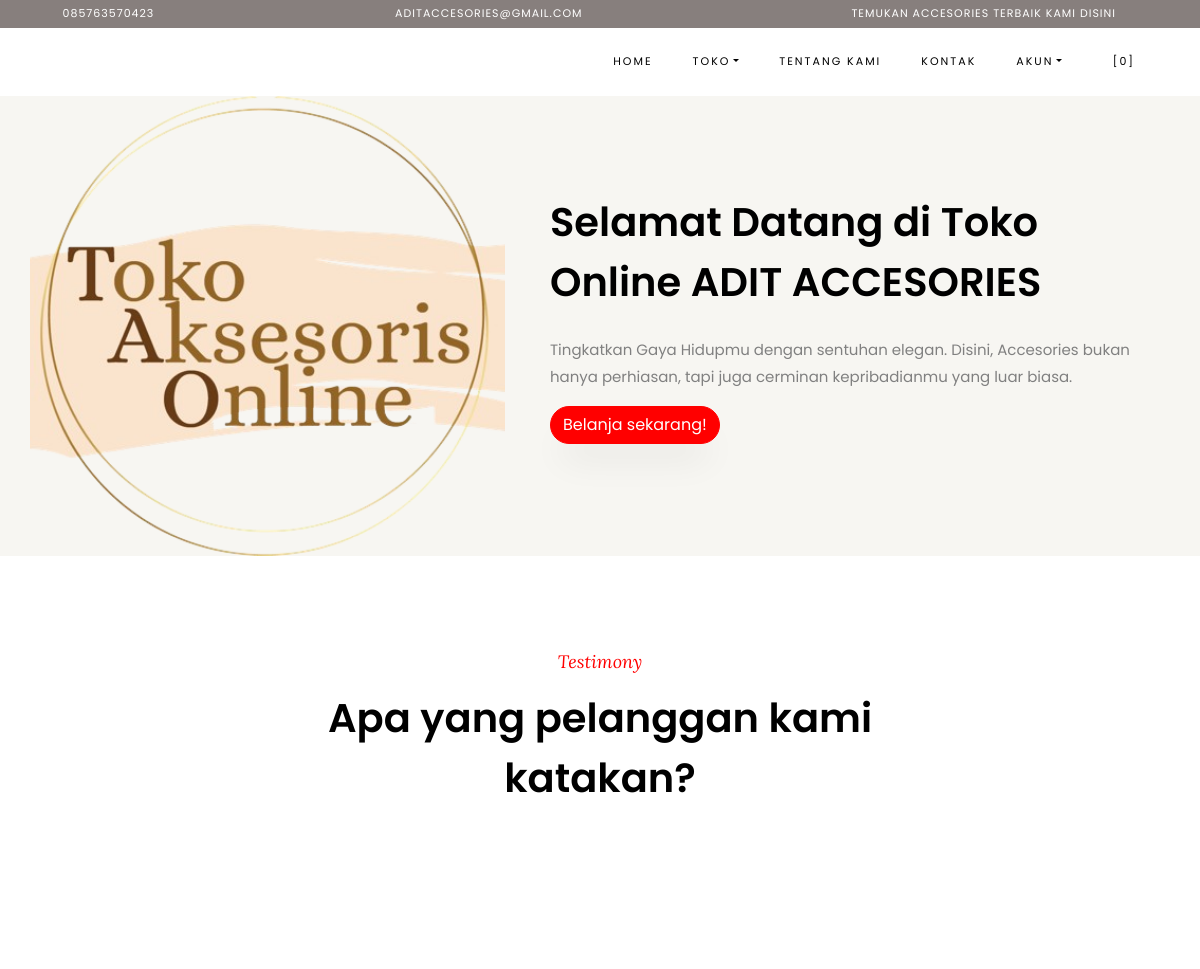
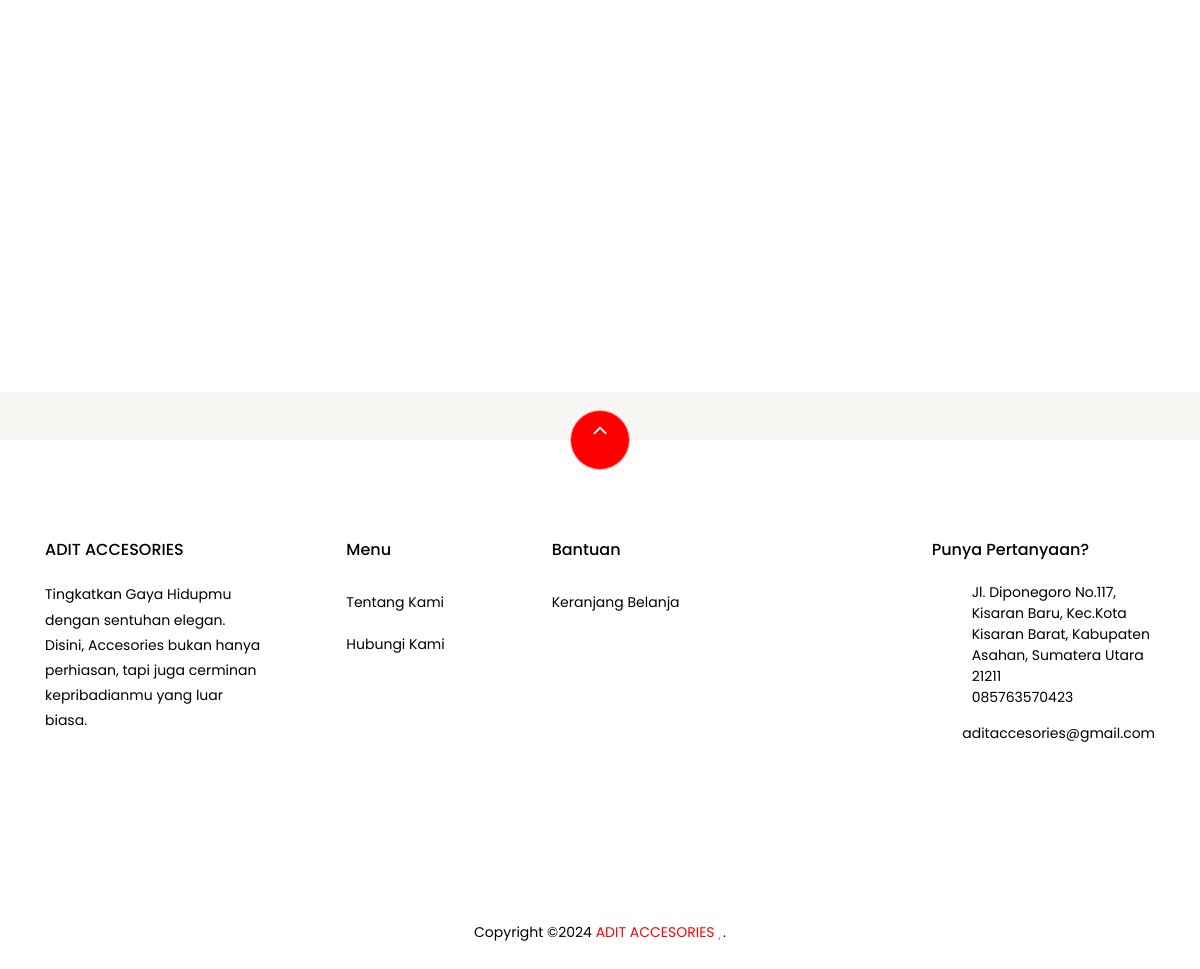
Page /index.php/pages/about on the committed database (2 pictures, top to bottom).
### tables this page shows
CREATE TABLE `settings` (
  `id` int(10) NOT NULL,
  `key` varchar(32) NOT NULL,
  `content` text NOT NULL
);

### application/helpers/themes_helper.php (called while the page is built, shortened)
<?php
if ( ! function_exists('get_theme_name'))
{
    function get_theme_name() {
        $current_theme = get_settings('current_theme_name');
        return ($current_theme) ? $current_theme : false;
    }
}
if ( ! function_exists('get_template_part'))
{
    function get_template_part($file_name = null, $params = array()) {
        if ($file_name !== '') {
            $current_theme = get_theme_name();
            if ( file_exists($file_location = VIEWPATH .'themes/'. $current_theme .'/'. $file_name .'.php')) {
                $CI =& get_instance();
                $CI->load->view('themes/'. $current_theme .'/'. $file_name, $params);
            }
            else {
                echo '<div>Kesalahan: berkas tema <b>'. $file_name .'.php</b> tidak ditemukan.<br>Lokasi berkas: <b>'. $file_location .'</b></div>';
            }
        }
    }
}
if ( ! function_exists('get_header'))
{
    function get_header($params = null, $section = '', $current_section = '') {
        $load_params = array();
        if ( is_null($params)) {
            $load_params['title'] = get_settings('site_name');
        }
        else if ( is_string($params)) {
            $load_params['title'] = $params;
        }
        $load_params['sidebar_section'] = $section;
        $load_params['current_section'] = $current_section;
        get_template_part('header', $load_params);
    }
}
if ( ! function_exists('get_footer'))
{
    function get_footer($params = array()) {
        get_template_part('footer', $params);
    }
}
if ( ! function_exists('get_theme_uri'))
{
    function get_theme_uri($file_name = null, $theme_name = NULL)
    {
        $theme_name = ($theme_name == NULL) ? get_theme_name() : $theme_name;
        return is_null($file_name) ? base_url('assets/themes/'. $theme_name .'/') : base_url('assets/themes/'. $theme_name .'/'. $file_name) ;
    }
}

### application/controllers/Pages.php (called while the page is built, shortened)
<?php
class Pages extends CI_Controller {
    public function about()
    {
        $params['reviews'] = $this->review->get_all_reviews();
        get_header(get_store_name());
        get_template_part('pages/about', $params);
        get_footer();
    }
}

### index.php (called while the page is built, shortened)
<?php
require_once BASEPATH.'core/CodeIgniter.php';

### application/helpers/global_helper.php (called while the page is built, shortened)
<?php
if (!function_exists('get_settings')) {
    function get_settings($key = '')
    {
        $CI = &get_instance();
        $row = $CI->db
            ->select('content')
            ->where('key', $key)
            ->get('settings')
            ->row();
        return $row->content;
    }
}
if (!function_exists('get_store_name')) {
    function get_store_name()
    {
        return get_settings('store_name');
    }
}

### application/helpers/session_helper.php (called while the page is built, shortened)
<?php
if (!function_exists('init')) {
    function init()
    {
        $CI = &get_instance();
        return $CI;
    }
}
if (!function_exists('session_data')) {
    function session_data()
    {
        $CI = init();
        $read_session_in_cookie = get_cookie('__ACTIVE_SESSION_DATA');
        $read_session_in_session = $CI->session->userdata('__ACTIVE_SESSION_DATA');
        if ($read_session_in_cookie) {
            $read_data = $CI->encryption->decrypt($read_session_in_cookie);
            $read_data = json_decode($read_data);
            return $read_data;
        } else if ($read_session_in_session) {
            $read_data = $CI->encryption->decrypt($read_session_in_session);
            $read_data = json_decode($read_data);
            return $read_data;
        } else {
            $default_session = new stdClass();
            $default_session->is_login = FALSE;
            $default_session->user_id = 0;
            $default_session->login_at = 0;
            $default_session->remember_me = FALSE;
            return $default_session;
        }
    }
}

### application/views/themes/vegefoods/pages/about.php (the view, shortened to what this page needs)
  <section class="ftco-section ftco-no-pb ftco-no-pt bg-light">
          <div class="container">
              <div class="row">
                  <div class="col-md-5 p-md-5 img img-2 d-flex justify-content-center align-items-center" style="background-image: url(<?php echo get_theme_uri('images/bg5.jpg'); ?>);">
                  </div>
                  <div class="col-md-7 py-5 wrap-about pb-md-5 ftco-animate">
            <div class="heading-section-bold mb-4 mt-md-5">
                <div class="ml-md-0">
                  <h2 class="mb-4">Selamat Datang di Toko Online <?php echo get_store_name(); ?></h2>
              </div>
            </div>
            <div class="pb-md-5">
                <p><?php echo get_settings('store_description'); ?></p>
                          <p><a href="<?php echo site_url('shop/cart'); ?>" class="btn btn-primary">Belanja sekarang!</a></p>
                      </div>
                  </div>
              </div>
          </div>
      </section>
      <section class="ftco-section testimony-section">
    <div class="container">
      <div class="row justify-content-center mb-5 pb-3">
        <div class="col-md-7 heading-section ftco-animate text-center">
            <span class="subheading">Testimony</span>
          <h2 class="mb-4">Apa yang pelanggan kami katakan?</h2>
        </div>
      </div>
    </div>
  </section>
<section class="ftco-section">
      <div class="container">
          <div class="row no-gutters ftco-services">
  </div>
      </div>
  </section>

### application/third_party/MX/Loader.php (shortened to what this page needs)
<?php (defined('BASEPATH')) OR exit('No direct script access allowed');
class MX_Loader extends CI_Loader
{
	public $_ci_cached_vars = array();
	public function view($view, $vars = array(), $return = FALSE)
	{
		if (method_exists($this, '_ci_object_to_array'))
		{
        	return $this->_ci_load(array('_ci_view' => $view, '_ci_vars' => $this->_ci_object_to_array($vars), '_ci_return' => $return));
		}
		else {
        	return $this->_ci_load(array('_ci_view' => $view, '_ci_vars' => $this->_ci_prepare_view_vars($vars), '_ci_return' => $return));
		}
	}
	public function _ci_load($_ci_data)
	{
		extract($_ci_data);
		if (isset($_ci_view))
		{
			$_ci_path = '';
			$_ci_file = (pathinfo($_ci_view, PATHINFO_EXTENSION)) ? $_ci_view : $_ci_view.EXT;
			foreach ($this->_ci_view_paths as $path => $cascade)
			{
				if (file_exists($view = $path.$_ci_file))
				{
					$_ci_path = $view;
					break;
				}
			}
		}
		elseif (isset($_ci_path))
		{
			$_ci_file = basename($_ci_path);
			if( ! file_exists($_ci_path)) $_ci_path = '';
		}
		if (isset($_ci_vars))
			$this->_ci_cached_vars = array_merge($this->_ci_cached_vars, (array) $_ci_vars);
		extract($this->_ci_cached_vars);
		if ((bool) @ini_get('short_open_tag') === FALSE && CI::$APP->config->item('rewrite_short_tags') == TRUE)
		{
			echo eval('?>'.preg_replace("/;*\s*\?>/", "; ?>", str_replace('<?=', '<?php echo ', file_get_contents($_ci_path))));
		}
		else
		{
			include($_ci_path);
		}
	}
}

### application/views/themes/vegefoods/header.php (shortened to what this page needs)
?><!DOCTYPE html>
<html lang="en">
  <head>
    <link rel="stylesheet" href="<?php echo get_theme_uri('css/open-iconic-bootstrap.min.css'); ?>">
    <link rel="stylesheet" href="<?php echo get_theme_uri('css/animate.css'); ?>">
    <link rel="stylesheet" href="<?php echo get_theme_uri('css/owl.carousel.min.css'); ?>">
    <link rel="stylesheet" href="<?php echo get_theme_uri('css/owl.theme.default.min.css'); ?>">
    <link rel="stylesheet" href="<?php echo get_theme_uri('css/magnific-popup.css'); ?>">
    <link rel="stylesheet" href="<?php echo get_theme_uri('css/aos.css'); ?>">
	<link rel="stylesheet" href="<?php echo get_theme_uri('css/ionicons.min.css'); ?>">
	<link rel="stylesheet" href="<?php echo get_theme_uri('js/plugins/@fortawesome/fontawesome-free/css/all.min.css', 'argon'); ?>">
    <link rel="stylesheet" href="<?php echo get_theme_uri('css/bootstrap-datepicker.css'); ?>">
    <link rel="stylesheet" href="<?php echo get_theme_uri('css/jquery.timepicker.css'); ?>">
    <link rel="stylesheet" href="<?php echo get_theme_uri('css/flaticon.css'); ?>">
    <link rel="stylesheet" href="<?php echo get_theme_uri('css/icomoon.css'); ?>">
	<link rel="stylesheet" href="<?php echo get_theme_uri('css/style.css'); ?>">
	<link rel="stylesheet" href="<?php echo base_url('assets/plugins/toastr/toastr.min.css'); ?>">
  </head>
  <body class="goto-here">
		<div class="py-1 bg-krisna">
    	<div class="container">
    		<div class="row no-gutters d-flex align-items-start align-items-center px-md-0">
	    		<div class="col-lg-12 d-block">
		    		<div class="row d-flex">
		    			<div class="col-md pr-4 d-flex topper align-items-center">
					    	<div class="icon mr-2 d-flex justify-content-center align-items-center"><span class="icon-phone2"></span></div>
						    <span class="text"><?php echo get_settings('store_phone_number'); ?></span>
					    </div>
					    <div class="col-md pr-4 d-flex topper align-items-center">
					    	<div class="icon mr-2 d-flex justify-content-center align-items-center"><span class="icon-paper-plane"></span></div>
						    <span class="text"><?php echo get_settings('store_email'); ?></span>
					    </div>
					    <div class="col-md-5 pr-4 d-flex topper align-items-center text-lg-right">
						    <span class="text"><?php echo get_settings('store_tagline'); ?></span>
					    </div>
				    </div>
			    </div>
		    </div>
		  </div>
    </div>
    <nav class="navbar navbar-expand-lg navbar-dark ftco_navbar bg-dark ftco-navbar-light" id="ftco-navbar">
	    <div class="container">
	      <div class="collapse navbar-collapse" id="ftco-nav">
	        <ul class="navbar-nav ml-auto">
	          <li class="nav-item active"><a href="<?php echo base_url(); ?>" class="nav-link">Home</a></li>
	          <li class="nav-item dropdown">
              <a class="nav-link dropdown-toggle" href="#" id="dropdown04" data-toggle="dropdown" aria-haspopup="true" aria-expanded="false">Toko</a>
            </li>
	          <li class="nav-item"><a href="<?php echo site_url('pages/about'); ?>" class="nav-link">Tentang Kami</a></li>
              <li class="nav-item"><a href="<?php echo site_url('pages/contact'); ?>" class="nav-link">Kontak</a></li>
              <li class="nav-item dropdown">
              <a class="nav-link dropdown-toggle" href="#" id="dropdown05" data-toggle="dropdown" aria-haspopup="true" aria-expanded="false">Akun</a>
            </li>
	          <li class="nav-item cta cta-colored"><a href="<?php echo site_url('shop/cart'); ?>" class="nav-link"><span class="icon-shopping_cart"></span>[<span class="cart-item-total">0</span>]</a></li>
	        </ul>
	      </div>
	    </div>
	  </nav>

### application/views/themes/vegefoods/footer.php (shortened to what this page needs)
<section class="ftco-section ftco-no-pt ftco-no-pb py-5 bg-light">
    <div class="container py-4">
    </div>
  </section>
  <footer class="ftco-footer ftco-section">
    <div class="container">
        <div class="row">
            <div class="mouse">
                      <a href="#" class="mouse-icon">
                          <div class="mouse-wheel"><span class="ion-ios-arrow-up"></span></div>
                      </a>
                  </div>
        </div>
      <div class="row mb-5">
        <div class="col-md">
          <div class="ftco-footer-widget mb-4">
            <h2 class="ftco-heading-2"><?php echo get_store_name(); ?></h2>
            <p><?php echo get_settings('store_description'); ?></p>
            <ul class="ftco-footer-social list-unstyled float-md-left float-lft mt-5">
            </ul>
          </div>
        </div>
        <div class="col-md">
          <div class="ftco-footer-widget mb-4 ml-md-5">
            <h2 class="ftco-heading-2">Menu</h2>
            <ul class="list-unstyled">
              <li><a href="<?php echo site_url('pages/about'); ?>" class="py-2 d-block">Tentang Kami</a></li>
              <li><a href="<?php echo site_url('pages/contact'); ?>" class="py-2 d-block">Hubungi Kami</a></li>
            </ul>
          </div>
        </div>
        <div class="col-md-4">
           <div class="ftco-footer-widget mb-4">
            <h2 class="ftco-heading-2">Bantuan</h2>
            <div class="d-flex">
                <ul class="list-unstyled mr-l-5 pr-l-3 mr-4">
                  <li><a href="<?php echo site_url('shop/cart'); ?>" class="py-2 d-block">Keranjang Belanja</a></li>
                </ul>
              </div>
          </div>
        </div>
        <div class="col-md">
          <div class="ftco-footer-widget mb-4">
              <h2 class="ftco-heading-2">Punya Pertanyaan?</h2>
              <div class="block-23 mb-3">
                <ul>
                  <li><span class="icon icon-map-marker"></span><span class="text"><?php echo get_settings('store_address'); ?></span></li>
                  <li><a href="#"><span class="icon icon-phone"></span><span class="text"><?php echo get_settings('store_phone_number'); ?></span></a></li>
                  <li><a href="#"><span class="icon icon-envelope"></span><span class="text"><?php echo get_settings('store_email'); ?></span></a></li>
                </ul>
              </div>
          </div>
        </div>
      </div>
      <div class="row">
        <div class="col-md-12 text-center">
          <p>
                        Copyright &copy;<script>document.write(new Date().getFullYear());</script> <?php echo anchor(base_url(), get_store_name()); ?> <i class="icon-heart text-danger" aria-hidden="true"></i>.
                      </p>
        </div>
      </div>
    </div>
  </footer>
</body>
</html>

### assets/themes/vegefoods/css/icomoon.css (style rules this page uses)
[class^="icon-"], [class*=" icon-"] { font-family: 'icomoon' !important; speak: none; font-style: normal; font-weight: normal; font-variant: normal; text-transform: none; line-height: 1; -webkit-font-smoothing: antialiased; -moz-osx-font-smoothing: grayscale; }
.icon-heart:before { content: "\f004"; }
.icon-map-marker:before { content: "\f041"; }
.icon-phone:before { content: "\f095"; }
.icon-envelope:before { content: "\f0e0"; }
.icon-paper-plane:before { content: "\f1d8"; }
.icon-phone2:before { content: "\e0cd"; }
.icon-shopping_cart:before { content: "\e8cc"; }

### application/views/themes/vegefoods/header.php (style rules this page uses)
.bg-krisna { background-color:#877f7d; }

### rows in the picture
settings: content "085763570423"
settings: content "ADITACCESORIES@GMAIL.COM", content "aditaccesories@gmail.com"
settings: content "TEMUKAN ACCESORIES TERBAIK KAMI DISINI"
settings: content (picture)
settings: content "ADIT ACCESORIES"
settings: content "Tingkatkan Gaya Hidupmu dengan sentuhan elegan. Disini, Accesories bukan hanya perhiasan, tapi juga cerminan kepribadianmu yang luar biasa."
settings: content "Jl. Diponegoro No.117, Kisaran Baru, Kec.Kota Kisaran Barat, Kabupaten Asahan, Sumatera Utara 21211"
